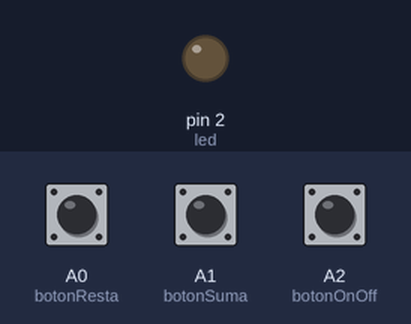
Bench run of a sketch on a simulated Arduino Uno, built with avr-gcc and run on an emulated ATmega328P. Shown: output pins drawn as LEDs (lit = HIGH). Dashed ring = blinking. Inputs (shaded band) come from the test bench; at power-on: A2 (botonOnOff) LOW, A0 (botonResta) LOW, A1 (botonSuma) LOW.

Above: at 1.2 s.
1.3 s: A2 (botonOnOff) pulled HIGH for 0.15 s
At 1.55 s:
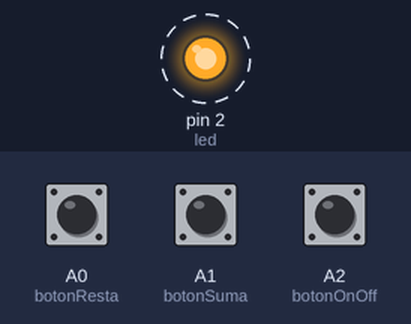
4.3 s: A0 (botonResta) pulled HIGH for 0.15 s
7.3 s: A1 (botonSuma) pulled HIGH for 0.15 s
At 7.77 s:
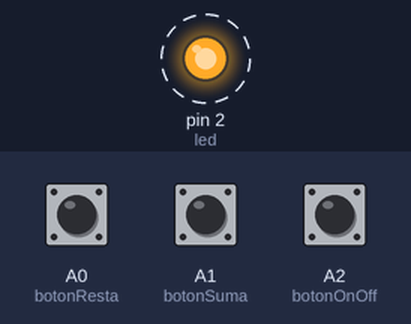
10.3 s: A2 (botonOnOff) pulled HIGH for 1 s
At 11.2 s:
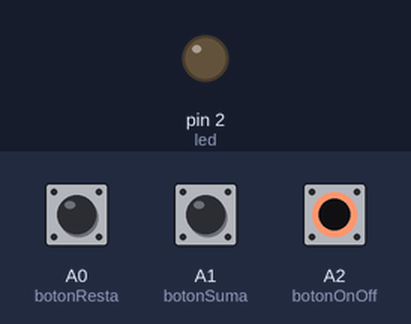
12.8 s: A2 (botonOnOff) pulled HIGH for 3.2 s
At 12.89 s:
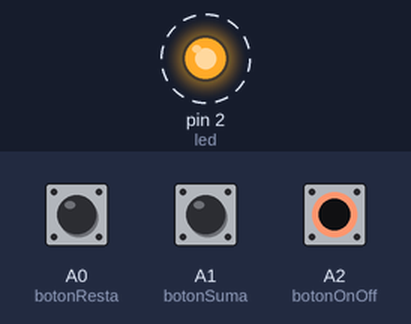
Timing chart, 0 to 18.5 s (numbered marks = the images above; inputs shaded):
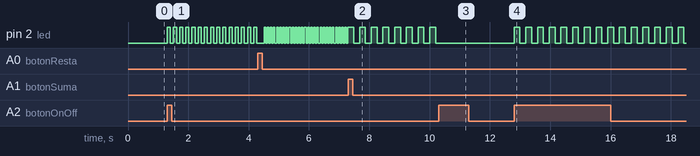

The sketch:

on_off_y_velocidad_de_parpadeo.ino
```cpp
/*

* Código escrito por: Esteban Carrillo para EDEPTEC.
* Página web: https://www.edeptec.com
* Facebook: @edeptec
* Youtube: https://youtube.com/c/EDEPTEC

*/

#define botonResta A0 // Pulsador resta en el pin A0
#define botonSuma A1  // Pulsador suma en el pin A1
#define botonOnOff A2 // Pulsador on/off en el pin A2

#define led 2 // led en el pin 2

bool activarDesactivar = 0;      // Variable para controlar el estado del led
bool estadoAnteriorPulOnOff = 0; // Variable para controlar el estado previo del pulsador on/off
int tiempo = 100;                // Variable para controlar la velocidad de parpadeo

int tiempoMinimo = 50;   // Variable para controlar el tiempo minimo
int tiempoMaximo = 5000; // Variable para controlar el tiempo maximo

/**
 * Inicializa los pines de los pulsadores y del led como entrada/salida
 * respectivamente.
 */
void setup()
{
  pinMode(botonResta, INPUT);
  pinMode(botonSuma, INPUT);
  pinMode(botonOnOff, INPUT);
  pinMode(led, OUTPUT);
}

/**
 * El bucle principal del programa.
 *
 * En este bucle se verifica el estado del pulsador de encendido y
 * apagado de los LEDs (pulOnOff), y se controla el estado del LED
 * (encendido o apagado) y su velocidad de parpadeo.
 */
void loop()
{
  if (encenderApagarLed())
  {
    digitalWrite(led, HIGH);
    pausa(tiempo);
    digitalWrite(led, LOW);
    pausa(tiempo);
  }
}
/**
 * Comprueba el estado del pulsador on/off y actualiza la variable
 * activarDesactivar.
 *
 * @return true si el led debe estar encendido, false en caso contrario.
 */
bool encenderApagarLed()
{
  bool estadoBotonOnOff = digitalRead(botonOnOff);
  (estadoBotonOnOff != estadoAnteriorPulOnOff && estadoBotonOnOff) && (activarDesactivar = !activarDesactivar);
  estadoAnteriorPulOnOff = estadoBotonOnOff;

  delay(1);
  return activarDesactivar;
}
/**
 * Realiza una pausa en la ejecución del programa durante un tiempo
 * determinado por el parámetro tiempoDePausa.
 *
 * Durante la pausa, se comprueba el estado del pulsador on/off y
 * se actualiza la variable activarDesactivar. Si el pulsador on/off
 * se encuentra en estado LOW, se sale del bucle y se termina la
 * pausa.
 *
 * @param tiempoDePausa El tiempo de pausa en milisegundos.
 */
int pausa(int tiempoDePausa)
{
  // español
  for (int i = 0; i < tiempoDePausa; i++)
  {
    manejarTiempo();
    if (!encenderApagarLed())
      break;
  }
}

/**
 * Ajusta el valor de la variable tiempo en función del estado de los
 * pulsadores suma y resta.
 *
 * Si el pulsador suma se encuentra en estado HIGH, se incrementa el valor
 * de tiempo en 10 milisegundos y se produce un delay de 10 milisegundos.
 *
 * Si el pulsador resta se encuentra en estado HIGH, se decrementa el valor
 * de tiempo en 10 milisegundos y se produce un delay de 10 milisegundos.
 *
 * Se asegura de que el valor de tiempo no sea menor que tiempoMinimo ni
 * mayor que tiempoMaximo.
 */
void manejarTiempo()
{
  if (digitalRead(botonSuma))
  {
    tiempo = tiempo + 10;
    delay(10);
  }
  if (digitalRead(botonResta))
  {
    tiempo = tiempo - 10;
    delay(10);
  }
  tiempo = (tiempo < tiempoMinimo)
               ? tiempoMinimo
           : (tiempo > tiempoMaximo)
               ? tiempoMaximo
               : tiempo;
}
```

Measured:
- after the input at 1.3 s, pin 2 (led): alternates HIGH for 0.10 s and LOW for 0.10 s, starting at once
- after the input at 4.3 s, pin 2 (led): alternates HIGH for 0.05 s and LOW for 0.05 s, starting after 0.21 s
- after the input at 7.3 s, pin 2 (led): alternates HIGH for 0.19 s and LOW for 0.19 s, starting after 0.18 s
- after the input at 10.3 s, pin 2 (led): stops changing and stays LOW
- after the input at 12.8 s, pin 2 (led): alternates HIGH for 0.19 s and LOW for 0.19 s, starting at once
